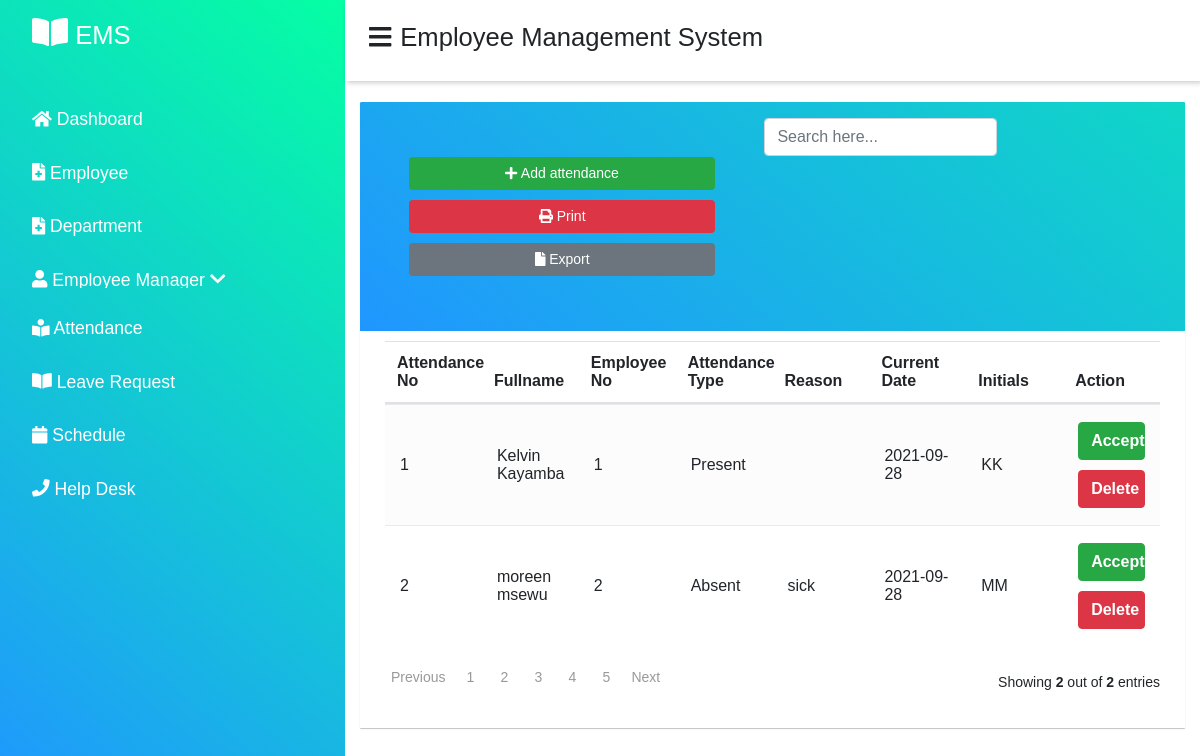
/manageattendance.php, run on the app's committed database.
### tables this page shows
CREATE TABLE `attendance` (
  `attendanceid` int(100) NOT NULL,
  `fullname` varchar(100) NOT NULL,
  `employeeid` varchar(100) NOT NULL,
  `attendancetype` varchar(20) NOT NULL,
  `attenddescription` varchar(100) NOT NULL,
  `date` date NOT NULL,
  `initial` varchar(10) NOT NULL
);

### manageattendance.php (the view, shortened to what this page needs)
<?php
 include 'Database/connect.php';
 $result = mysqli_query($conn,"SELECT * FROM attendance ");
  $count = mysqli_num_rows($result);
 ?>
<html>
  <head>
         <link rel="stylesheet" href="CSS/style.css">
         <link rel="stylesheet" href="CSS/bootstrap.min.css">
    </head>
<body>
    <div class="sidebar">
        <div class="sidebar-brand">
            <h2><span class="fa fa-book-open"></span><small width="12px">  EMS</small></h2>
        </div>
        <div class="sidebar-menu">
           <ul>
             <li>
                   <a href="Dashboard.php" ><span class="fa fa-home"></span>
                   <span>Dashboard</span></a>
               </li>
               <li>
                   <a href="employee.php"><span class="fa fa-file-medical"></span>
                   <span>Employee</span></a>
               </li>
               <li>
                   <a href="department.php"><span class="fa fa-file-medical"></span>
                   <span>Department</span></a>
               </li>
               <li>
                   <div class="sidebar-dropdown">
                   <a href=""><span class="fa fa-user"></span>
                   <span>Employee Manager</span>
                       <span class="fa fa-chevron-down"></span>
                       </a>
                    </div>
               </li>
               <li>
                   <a href="attendance.php"><span class="fa fa-book-reader"></span>
                   <span>Attendance</span></a>
               </li>
               <li>
                   <a href="leave.php"><span class="fa fa-book-open"></span>
                   <span>Leave Request</span></a>
               </li>
               <li>
                   <a href="schedule.php"><span class="fa fa-calendar"></span>
                   <span>Schedule</span></a>
               </li>
               <li>
                   <a href="helpdesk.php"><span class="fa fa-phone"></span>
                   <span>Help Desk</span></a>
               </li>
          </ul>
        </div>
    </div>
    <div class="main-content">
       <header>
             <h2 width="19px" height="30px">
             <label for="nav-toggle">
                <small><span class="fa fa-bars"></span></small>
             </label>
                <small> Employee Management System</small>
                 </h2>
        </header>
<br>
<br><br>
  <div class="container">
   <div class="table-wrapper">
    <div class="table-title">
	  <div class="row">
	      <div class="col-sm6">
		         <a href="#add-requision.php" class="btn btn-success" onclick='openForm()'><i class="fa fa-plus"></i> Add attendance</a>
				 <a href="#" class="btn btn-danger" onclick="createPDf()"><i class="fa fa-print"></i> Print</a>
				 <a href="#" class="btn btn-secondary" id="export" ><i class="fa fa-file"></i> Export</a>
		  </div>
		  <div class="col-sm-6">
		  <div class="form-inline pull-right">
				<input type="text" class="form-control"  id="search"name="search" onkeyup="searcher()"  placeholder="Search here..." required="required"/>
			</div>
			</div>
	  </div>
       </div>
       <table div class="table table-striped table-hover " id="myTable" >
		    <thead>
			   <tr>
           <th>Attendance No</th>
		    <th>Fullname</th>
			<th>Employee No</th>
			<th>Attendance Type</th>
			<th>Reason</th>
			<th>Current Date</th>
			<th>Initials</th>
			<th>Action</th>
		 </tr>
			</thead>
			   <tbody>
			     <?php
			       while($row =mysqli_fetch_array($result))
				   {
			         $attendanceid   = $row["attendanceid"];
                     $fullname    = $row["fullname"];
					 $employeeid   = $row["employeeid"];
					 $attendancetype    = $row["attendancetype"];
					 $attenddescription  = $row["attenddescription"];
					 $date  = $row["date"];
					 $initial   = $row["initial"];
					  ?>
				   <tr>
                     <td><?php echo $attendanceid   ?></td>
				     <td><?php echo $fullname   ?></td>
			         <td><?php echo $employeeid ?></td>
			         <td><?php echo $attendancetype  ?></td>
			         <td><?php echo $attenddescription  ?></td>
			         <td><?php echo $date   ?></td>
			         <td><?php echo $initial  ?></td>
			         <td>
                      <a href="#" class=" btn btn-success" id="export" style="color:white;" >Accept</a>
                      <a href="decline-attendance.php?attendanceid=<?php echo $row['attendanceid']; ?>" class="btn btn-danger" id="delete" style="color:white;" >Delete</a>
			       </td>
				   </tr>
				    <?php
					 }
					?>
			   </tbody>
		  </table>
		     <div class="clearfix">
			     <div class="hint-text">Showing <b> <?php echo $count  ?></b> out of<b> <?php echo $count  ?></b> entries</div>
				  <ul class="pagination">
				     <li class="page-item"><a href="#" class="page-link">Previous</a></li>
					 <li class="page-item"><a href="#" class="page-link">1</a></li>
					 <li class="page-item"><a href="#" class="page-link">2</a></li>
					 <li class="page-item"><a href="#" class="page-link">3</a></li>
					 <li class="page-item"><a href="#" class="page-link">4</a></li>
					 <li class="page-item"><a href="#"class="page-link" >5</a></li>
					 <li class="page-item"><a href="#"class="page-link" >Next</a></li>
				  </ul>
				 </div>
			 </div>
		  </div>
  </div>
</body>
    </html>

### CSS/style.css (style rules this page uses)
:root { --main-color: #FFA500; --color-dark: #1D2231; --text-grey: #8390A2; --white : #fff; }
* { padding: 0; margin: 0; box-sizing: border-box; list-style-type: none; text-decoration: none; font-family: 'Poppins', sans-serif; }
.sidebar { width: 345px; position: fixed; left: 0; top: 0; height: 100%; background: linear-gradient(40deg,#2096ff,#05ffa3 )!important; z-index: 100; transition: width 300ms; }
.sidebar-brand { height: 90px; padding: 1rem 0rem 1rem 2rem; color: #fff; }
.sidebar-menu { margin-top: 1rem; }
.sidebar-menu li { width: 100%; margin-bottom: 1.7rem; padding-left: 1rem; }
.sidebar-menu a { padding-left: 1rem; display: block; color: #fff; font-size: 1.1rem; }
.main-content { transition: margin-left 300ms; margin-left: 345px; }
header { background: #fff; display: flex; justify-content: space-between; padding: 1rem 1.5rem; box-shadow: 2px 2px 5px rgba(0,0,0,0.2); position: fixed; left: 345px; width: calc(100% - 345px); top: 0; z-index: 100; transition: width 300ms; }
.sidebar-dropdown { overflow: hidden; max-height: 21px; transition: .4s ease-in-out; }
.fa-chevron-down { margin-left: auto; }
.btn { background-color: #2096ff; color: #fff; padding: 10px; width: 100%; font-size: 15px; border: 1px solid transparent; cursor: pointer; margin: 5px 0; transition: 0.3s all ease; }
.table-wrapper { background: #fff; padding: 20px 25px; margin: 30px 0; border-radius: 1px; box-shadow: 0 1px 1px rgba(0,0,0,0.247); }
.table-title { padding-bottom: 15px; background: linear-gradient(40deg,#2096ff,#05ffa3 )!important; width:195%; color: #fff; padding: 16px 30px; margin: -20px -25px 10px; border-radius: 1px 1px 0 0; }
.table-title .col-sm6 { float:left; margin-left: 68px; margin:34px; }
.table-title .btn { color: #fff; font-size: 14px; border: none; min-width: 80px; border-radius: 4px; outline: none; }
table-title tr th,table.table tr td { border-color: #e9e9e9; padding: 12px 15px; vertical-align: middle; }
table.table-striped tbody tr:nth-of-type(odd) { background-color: #fcfcfc; }
table.table td a { font-weight: bold; color: #566787; display: inline-block; text-decoration: none; outline: none !important; }
.table-wrapper { overflow-x:Scroll; }
table { display:flex; flex-flow:column; width:100%; }
thead { flex:0 0 auto; }
tbody { flex:1 1 auto; overflow-y:hidden; display:block; }
tr { width:100%; height:100%; display:table; table-layout:fixed; }
.pagination li a { border: none; font-size: 14px; min-width: 30px; min-height: 30px; color: #999; margin: 0 2px; line-height: 30px; border-radius :1px !important; text-align: center; padding: 0 6px; }
.hint-text { float: right; margin-top: 10px; font-size: 14px; }

### data on the page
attendance: attendanceid "1", fullname "Kelvin Kayamba", employeeid "1", attendancetype "Present", date "2021-09-28", initial "KK"
attendance: attendanceid "2", fullname "moreen msewu", employeeid "2", attendancetype "Absent", attenddescription "sick", date "2021-09-28", initial "MM"

### other printed values
$count "2"
